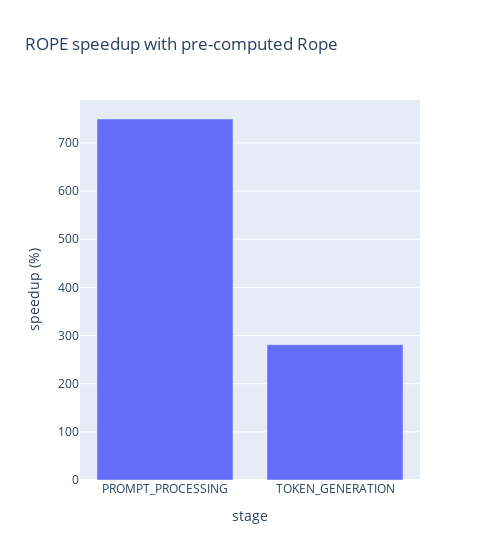

Notebook source saved alongside this figure:
### Code cell
import json
import pandas as pd
import numpy as np
import plotly.express as px


def extract_metrics(path):
    with open(path) as f:
        data = json.load(f)
        rope = data["JSON_2"]["ROPE"]
        return {"PROMPT_PROCESSING": rope[0], "TOKEN_GENERATION": np.mean(rope[2:])}


metrics1 = extract_metrics(file1)
metrics2 = extract_metrics(file2)

speedups = {"stage": [], "speedup (%)": [], "delta" : []}

for key in ["PROMPT_PROCESSING", "TOKEN_GENERATION"]:
    ratio = 100 * metrics1[key] / metrics2[key]
    speedups["stage"].append(key)
    speedups["speedup (%)"].append(ratio)
    speedups["delta"].append(metrics2[key] - metrics1[key])

df = pd.DataFrame(speedups)

fig = px.bar(df, x="stage", y="speedup (%)", title="ROPE speedup with pre-computed Rope", width=500)
fig.show()

### Figure 1 — Plotly figure (JSON) as saved in the notebook; plotly's stock layout.template omitted (floating-point values rounded to 4 significant figures)
{"data": [{"hovertemplate": "stage=%{x}<br>speedup (%)=%{y}<extra></extra>", "legendgroup": "", "marker": {"color": "#636efa", "pattern": {"shape": ""}}, "name": "", "orientation": "v", "showlegend": false, "textposition": "auto", "type": "bar", "x": ["PROMPT_PROCESSING", "TOKEN_GENERATION"], "xaxis": "x", "y": [749.7, 281.0], "yaxis": "y"}], "layout": {"barmode": "relative", "legend": {"tracegroupgap": 0}, "title": {"text": "ROPE speedup with pre-computed Rope"}, "width": 500, "xaxis": {"anchor": "y", "domain": [0, 1], "title": {"text": "stage"}}, "yaxis": {"anchor": "x", "domain": [0, 1], "title": {"text": "speedup (%)"}}}}
